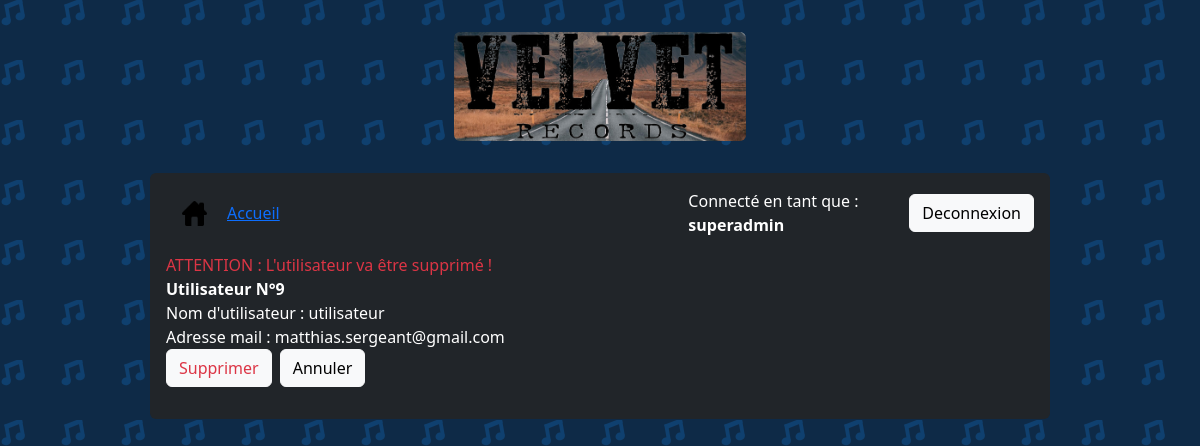
Screenshot of /index.php?p=u_cdel&u_id=9 (signed in) with the database file from the repository.
### tables this page shows
CREATE TABLE IF NOT EXISTS `user` (
  `id_user` int(11) NOT NULL AUTO_INCREMENT,
  `usr_log` varchar(50) NOT NULL DEFAULT '',
  `usr_pwd` varchar(100) NOT NULL DEFAULT '',
  `usr_mail` varchar(50) DEFAULT NULL,
  `auth_level` tinyint(4) NOT NULL DEFAULT 0,
  PRIMARY KEY (`id_user`)
);

### content/user/user_cdel.php (the view, shortened to what this page needs)
<?php
    $db = connexionBase();
    $id = $_GET["u_id"];
    $requete = $db->prepare("SELECT * FROM user WHERE id_user=?");
    $requete->execute(array($id));
    $myUser = $requete->fetch(PDO::FETCH_OBJ);
?>
<form action ="content/script/script_user_delete.php" class="w-50" method="post">
    <span class='text-danger pt-3 d-flex'>ATTENTION : L'utilisateur va être supprimé !<br class="mb-3"></span>
    <?php echo '<span><b>Utilisateur N°'.$myUser->id_user.
                '</b><br>Nom d\'utilisateur : '.$myUser->usr_log.
                '<br>Adresse mail : '.$myUser->usr_mail;
    ?>
    <br>
    <div class="d-flex justify-content-start mb-3">
        <input type="submit" value="Supprimer" class="btn btn-light text-danger">
        <a class="mx-2" href="?p=user"><input type="button" value="Annuler" class="btn btn-light"></a>
    </div>
</form>

### rows the page displays
user: id_user "9", usr_log "utilisateur", usr_mail "matthias.sergeant@gmail.com"

### other values shown
$_SESSION["login"] "superadmin"
